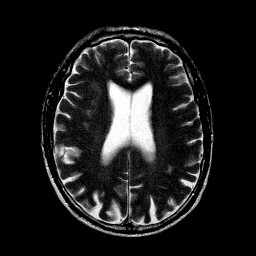
%> input picture 06 practice-myself_codes_notes/02 digital image processing code/04 down_code_from_paper/Jiao Du_web_code/2016 Union Laplacian pyramid/code for Union LAP/MRI-015.jpg, 256 x 256 px
$ octave main.m   (GNU Octave 9; MATLAB toolbox functions it lacks are replaced by stand-ins)
%> lines starting %> are read from the running program, lines starting %| are printed output that depends on the picture
### 06 practice-myself_codes_notes/02 digital image processing code/04 down_code_from_paper/Jiao Du_web_code/2016 Union Laplacian pyramid/code for Union LAP/laplas.m

function Y = laplas( M1,M2,zt)

[z1 s1] = size(M1);
[z2 s2] = size(M2);
if (z1 ~= z2) | (s1 ~= s2)
  error('Input images are not of same size');
end;

% define filter
w  = [1 4 6 4 1] / 16;

% cells for selected images
E = cell(1,zt);

% loop over decomposition depth -> analysis-image decomposition
for i1 = 1:zt
  % calculate and store actual image size
  [z s]  = size(M1);
  zl(i1) = z; sl(i1)  = s;

  % check if image expansion necessary
  if (floor(z/2) ~= z/2), ew(1) = 1; else, ew(1) = 0; end;
  if (floor(s/2) ~= s/2), ew(2) = 1; else, ew(2) = 0; end;

  % perform expansion if necessary
  if (any(ew))
  	M1 = adb(M1,ew);
  	M2 = adb(M2,ew);
  end;

  % perform filtering
  G1 = conv2(conv2(es2(M1,2), w, 'valid'),w', 'valid');
  G2 = conv2(conv2(es2(M2,2), w, 'valid'),w', 'valid');

%   imshow(uint8(Y));

  % decimate, undecimate and interpolate
  M1T = conv2(conv2(es2(undec2(dec2(G1)), 2), 2*w, 'valid'),2*w', 'valid');
  M2T = conv2(conv2(es2(undec2(dec2(G2)), 2), 2*w, 'valid'),2*w', 'valid');


  % select coefficients and store them-image fuse-fuse strageies
   E(i1) = {scalefuse(M1-M1T, M2-M2T)};

  % decimate --initation for the next
  M1 = dec2(G1);
%     figure, imshow(uint8(M1));
  M2 = dec2(G2);
end;

% select base coefficients of last decompostion stage
  M1 = 0.5*(M1 +M2);

% loop over decomposition depth -> synthesis-image reconsctruction
for i1 = zt:-1:1
  % undecimate and interpolate

  M1T = conv2(conv2(es2(undec2(M1), 2), 2*w, 'valid'), 2*w', 'valid');
  % add coefficients
  M1  = M1T + E{i1};

  % select valid image region
  M1 	= M1(1:zl(i1),1:sl(i1));

end;

% copy image
Y = M1;
% imshow(uint8(Y),[]);
end

### 06 practice-myself_codes_notes/02 digital image processing code/04 down_code_from_paper/Jiao Du_web_code/2016 Union Laplacian pyramid/code for Union LAP/main.m
clear all; close all;clc;


% check inputs
MX= double(imread('MRI-015.jpg'));
%> MX: size 256x256x3 double; min 0, max 255, mean 29; mean of the top-left, top-right, bottom-left and bottom-right quarters 27.3, 27.5, 32.7, 28.5
MY= double(imread('PET-015.jpg'));
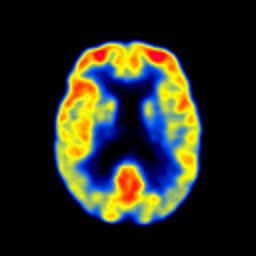
%> input picture 06 practice-myself_codes_notes/02 digital image processing code/04 down_code_from_paper/Jiao Du_web_code/2016 Union Laplacian pyramid/code for Union LAP/PET-015.jpg, 256 x 256 px

MX=imresize(MX,[256,256]);
MY=imresize(MY,[256,256]);
zt=3;
% zt is the level length
% % % % % % % % % % % % % % % % red channel
M1=MX(:,:,1);
M2=MY(:,:,1);
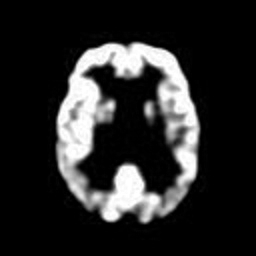
%> M2: size 256x256 double; min 0, max 255, mean 41.1
Y(:,:,1) = laplas( M1,M2,zt);
%> the run ends on the next line
